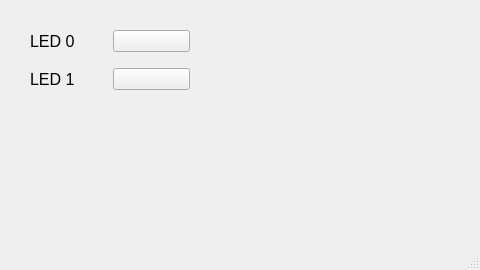
<?xml version="1.0" encoding="UTF-8"?>
<ui version="4.0">
 <class>MainWindow</class>
 <widget class="QMainWindow" name="MainWindow">
  <property name="geometry">
   <rect>
    <x>0</x>
    <y>0</y>
    <width>480</width>
    <height>270</height>
   </rect>
  </property>
  <property name="windowTitle">
   <string>MainWindow</string>
  </property>
  <widget class="QWidget" name="centralwidget">
   <widget class="QWidget" name="gridLayoutWidget">
    <property name="geometry">
     <rect>
      <x>30</x>
      <y>20</y>
      <width>160</width>
      <height>80</height>
     </rect>
    </property>
    <layout class="QGridLayout" name="gridLayout">
     <item row="0" column="0">
      <widget class="QLabel" name="label_C_0">
       <property name="font">
        <font>
         <pointsize>12</pointsize>
        </font>
       </property>
       <property name="text">
        <string>LED 0</string>
       </property>
      </widget>
     </item>
     <item row="0" column="1">
      <widget class="QPushButton" name="button_C_0">
       <property name="text">
        <string/>
       </property>
       <property name="icon">
        <iconset>
         <normaloff>resource/switchoff_128px.png</normaloff>
         <normalon>resource/switchon_128px.png</normalon>resource/switchoff_128px.png</iconset>
       </property>
       <property name="iconSize">
        <size>
         <width>32</width>
         <height>19</height>
        </size>
       </property>
      </widget>
     </item>
     <item row="1" column="0">
      <widget class="QLabel" name="label_C_1">
       <property name="font">
        <font>
         <pointsize>12</pointsize>
        </font>
       </property>
       <property name="text">
        <string>LED 1</string>
       </property>
      </widget>
     </item>
     <item row="1" column="1">
      <widget class="QPushButton" name="button_C_1">
       <property name="text">
        <string/>
       </property>
       <property name="icon">
        <iconset>
         <normaloff>resource/switchoff_128px.png</normaloff>
         <normalon>resource/switchon_128px.png</normalon>resource/switchoff_128px.png</iconset>
       </property>
       <property name="iconSize">
        <size>
         <width>32</width>
         <height>19</height>
        </size>
       </property>
      </widget>
     </item>
    </layout>
   </widget>
  </widget>
  <widget class="QMenuBar" name="menubar">
   <property name="geometry">
    <rect>
     <x>0</x>
     <y>0</y>
     <width>480</width>
     <height>18</height>
    </rect>
   </property>
  </widget>
  <widget class="QStatusBar" name="statusbar"/>
 </widget>
 <resources/>
 <connections/>
</ui>
